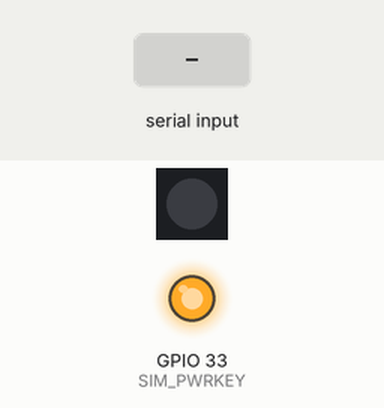
This sketch was run on a simulated ESP32-S3. On the bench: 1 RGB LEDs in strip order, left to right, output pins drawn as LEDs (lit = HIGH). The inputs (shaded band) are chosen by the test bench. The modem accepts every AT command (registered, SIM ready, sends succeed) and sends nothing else; what the sketch prints to the serial monitor is not drawn.

Above: at 2.1 s.
At 12.8 s:
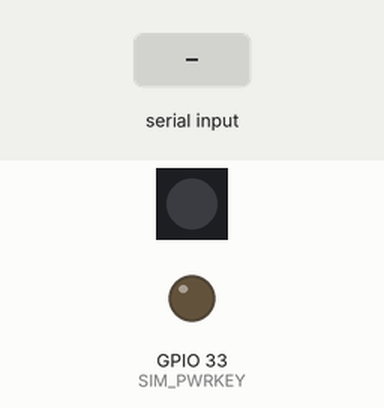
12.9 s: "+CEREG:\n" received over the second serial link
14.4 s: "+CEREG: 1\n" received over the second serial link
15.9 s: ",1\n" received over the second serial link
Timing chart, 0 to 18.9 s (numbered marks = the images above; inputs shaded):
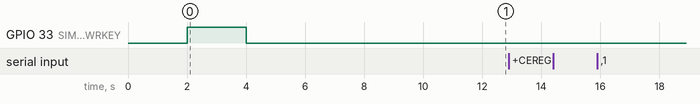

Measured:
- after the input at 12.9 s, every drawn part: stays the same
- after the input at 14.4 s, every drawn part: stays the same
- after the input at 15.9 s, every drawn part: stays the same

The sketch:

ESP32_S3_SIM_wifi_now_reciver_test_v2_1_ok.ino
```cpp
/**********************************************************
 * ESP32-S3 + SIM7670X (A7670)
 * ESP-NOW Receiver → MQTT (Waveshare Cloud)
 * FINAL VERSION – MQTT PUBLISH FIXED
 **********************************************************/

#include <Arduino.h>
#include <Wire.h>
#include <WiFi.h>
#include <esp_now.h>
#include <esp_wifi.h>
#include <Adafruit_NeoPixel.h>

/* ================= Hardware ================= */

#define SIM_RX      17
#define SIM_TX      18
#define SIM_BAUD    115200
#define SIM_PWRKEY  33

#define I2C_SDA     3
#define I2C_SCL     2

#define LED_PIN     38
#define LED_COUNT   1

/* ================= APN ================= */

#define APN "internet.fizz.ca"

/* ================= MQTT ================= */

#define MQTT_SERVER    "mqtt.waveshare.cloud"
#define MQTT_PORT      1883
#define CLIENT_ID      "9c493123"
#define MQTT_PUB_TOPIC "Pub/1412/37/9c493123"

/* ================= Objects ================= */

HardwareSerial sim7670(1);
Adafruit_NeoPixel strip(LED_COUNT, LED_PIN, NEO_GRB + NEO_KHZ800);

/* ================= Data Struct ================= */

typedef struct {
  uint8_t r;
  uint8_t g;
  uint8_t b;
  float   temperature;
  bool    bootPressed;
} SensorData;

volatile bool dataReady = false;
SensorData rxData;

unsigned long lastRecvMillis = 0;
const unsigned long LINK_TIMEOUT = 5000;
bool ledOn = false;

/* ================= LTE Flags ================= */

volatile bool lteRegistered = false;
bool cfunDoneOnce = false;

/* ================= URC Parser ================= */

void parseURC(char c) {
  static String line;

  if (c == '\n') {
    line.trim();

    if (line.startsWith("+CEREG:")) {
      Serial.println("URC >> " + line);
      if (line.startsWith("+CEREG: 1") ||
          line.indexOf(",1") != -1 ||
          line.indexOf(",5") != -1) {
        lteRegistered = true;
        Serial.println(" LTE REGISTERED");
      }
    }

    if (line == "QCRDY") {
      Serial.println(" QCRDY RECEIVED");
      lteRegistered = false;
      sim7670.print("AT+CEREG=2\r\n");
    }

    line = "";
  } else if (c != '\r') {
    line += c;
  }
}

/* ================= SIM UART Drain ================= */

void drainSIM(uint32_t ms = 0) {
  uint32_t start = millis();
  do {
    while (sim7670.available()) {
      char c = sim7670.read();
      Serial.write(c);
      parseURC(c);
    }
    delay(1);
  } while (ms && millis() - start < ms);
}

/* ================= AT Helpers ================= */

void sendAT(const char *cmd) {
  Serial.print(">> ");
  Serial.println(cmd);
  sim7670.print(cmd);
  sim7670.print("\r\n");
}

bool waitFor(const char *key, uint32_t timeout = 8000) {
  String buf;
  uint32_t start = millis();

  while (millis() - start < timeout) {
    while (sim7670.available()) {
      char c = sim7670.read();
      buf += c;
      Serial.write(c);
      parseURC(c);
    }
    if (buf.indexOf(key) != -1) return true;
    delay(1);
  }
  return false;
}

/* ================= SIM Power ================= */

void simPowerOn() {
  pinMode(SIM_PWRKEY, OUTPUT);
  digitalWrite(SIM_PWRKEY, LOW);
  delay(1000);
  digitalWrite(SIM_PWRKEY, HIGH);
  delay(2000);
  digitalWrite(SIM_PWRKEY, LOW);
  delay(8000);
}

/* ================= SIM Init ================= */

bool simInit() {

  sendAT("AT");
  if (!waitFor("OK", 3000)) return false;

  sendAT("ATE0");
  waitFor("OK");

  sendAT("AT+CPIN?");
  if (!waitFor("READY", 8000)) return false;

  sendAT("AT+CNMP=38");
  waitFor("OK", 3000);

  sendAT("AT+CGDCONT=1,\"IP\",\"" APN "\"");
  waitFor("OK", 3000);

  sendAT("AT+CEREG=2");
  waitFor("OK", 3000);

  if (!cfunDoneOnce) {
    sendAT("AT+CFUN=1,1");
    cfunDoneOnce = true;
  }

  Serial.println("⏳ Waiting LTE registration...");
  return true;
}

/* ================= PDP ================= */

bool activatePDP() {

  sendAT("AT+CGATT=1");
  waitFor("OK", 15000);

  sendAT("AT+CGACT=1,1");
  drainSIM(2000);

  sendAT("AT+CGPADDR=1");
  if (waitFor(".", 8000)) {
    Serial.println(" PDP ACTIVE");
    return true;
  }
  return false;
}

/* ================= MQTT ================= */

bool mqttConnect() {

  sendAT("AT+CMQTTSTOP");
  drainSIM(500);

  sendAT("AT+CMQTTSTART");
  if (!waitFor("+CMQTTSTART", 20000)) return false;

  sendAT("AT+CMQTTACCQ=0,\"" CLIENT_ID "\"");
  waitFor("OK", 5000);

  sendAT(
    "AT+CMQTTCONNECT=0,"
    "\"tcp://" MQTT_SERVER ":1883\",60,1"
  );

  return waitFor("OK", 30000);
}

/* =================  FIXED MQTT PUBLISH ================= */

void mqttPublish(const SensorData &d) {

  String payload =
    String("{\"data\":{") +
    "\"Red\":" + String(d.g) + "," +
    "\"Green\":" + String(d.r) + "," +
    "\"Blue\":" + String(d.b) + "," +
    "\"Sensor_Temperature\":" + String(d.temperature, 2) + "," +
    "\"Key1\":" + String(d.bootPressed ? 1 : 0) +
    "}}";

  // ---- TOPIC ----
  sendAT(("AT+CMQTTTOPIC=0," +
          String(strlen(MQTT_PUB_TOPIC))).c_str());
  if (!waitFor(">", 5000)) return;
  sim7670.print(MQTT_PUB_TOPIC);

  // ---- PAYLOAD ----
  sendAT(("AT+CMQTTPAYLOAD=0," +
          String(payload.length())).c_str());
  if (!waitFor(">", 5000)) return;
  sim7670.print(payload);

  // ---- PUBLISH ----
  sendAT("AT+CMQTTPUB=0,1,60");
  waitFor("OK", 10000);
}

/* ================= ESP-NOW Callback ================= */

void onReceive(const esp_now_recv_info *info,
               const uint8_t *incomingData,
               int len) {
  memcpy((void*)&rxData, incomingData, sizeof(rxData));
  lastRecvMillis = millis();
  dataReady = true;
}

/* ================= Arduino ================= */

void setup() {

  Serial.begin(115200);
  delay(1000);

  strip.begin();
  strip.setBrightness(25);
  strip.clear();
  strip.show();

  sim7670.begin(SIM_BAUD, SERIAL_8N1, SIM_RX, SIM_TX);
  Wire.begin(I2C_SDA, I2C_SCL);

  Serial.println("===== ESP32-S3 + SIM7670X START =====");

  simPowerOn();

  if (!simInit()) {
    Serial.println(" SIM INIT FAILED");
  }

  uint32_t t0 = millis();
  while (!lteRegistered && millis() - t0 < 60000) {
    drainSIM();
  }

  if (!lteRegistered) {
    Serial.println(" LTE REGISTER TIMEOUT");
  }

  if (!activatePDP()) {
    Serial.println(" PDP FAILED");
  }

  if (!mqttConnect()) {
    Serial.println(" MQTT CONNECT FAILED");
  }


  WiFi.mode(WIFI_STA);
  delay(100);
  esp_wifi_set_promiscuous(true); // lock wifi channel
  esp_wifi_set_channel(1, WIFI_SECOND_CHAN_NONE);
  esp_wifi_set_promiscuous(false);


  esp_now_init();
  esp_now_register_recv_cb(onReceive);

  Serial.println("ESP-NOW READY");
}

void loop() {

  drainSIM();

  if (dataReady) {
    dataReady = false;
    mqttPublish(rxData);
    strip.setPixelColor(
      0,
      strip.Color(rxData.r, rxData.g, rxData.b)
    );
    strip.show();
    ledOn = true;
  }

  if (ledOn && (millis() - lastRecvMillis > LINK_TIMEOUT)) {
    SensorData rxData_1;
    rxData_1.temperature=0;
    rxData_1.bootPressed=0;
    rxData_1.r=0;
    rxData_1.g=0;
    rxData_1.b=0;
    mqttPublish(rxData_1);
    strip.clear();
    strip.show();
    ledOn = false;
  }

  delay(10);
}
```
